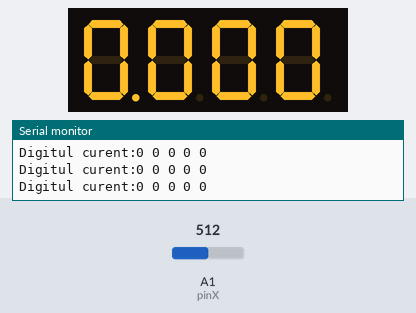
Bench run of a sketch on a simulated Arduino Uno, built with avr-gcc and run on an emulated ATmega328P. On the bench: 4-digit seven-segment display, the last lines printed to the serial monitor. Wiring (inferred from the names in the program): 4-digit 7-segment display, segments lit when HIGH: segments pin 12, pin 8, pin 5, pin 3, pin 2, pin 11, pin 6, pin 4; digit selects pin 7, pin 9, pin 10, pin 13. The inputs (shaded band) are chosen by the test bench; at power-on: A1 (pinX) = 512. The segment pins are drawn as the display they are named for.

Above: at 1.2 s.
1.3 s: A1 (pinX) set to 960
At 1.8 s:
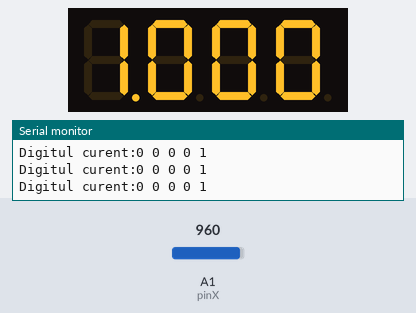
Timing chart, 0 to 4.3 s (numbered marks = the images above; inputs shaded):
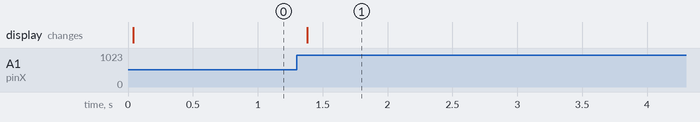

Measured:
- after the input at 1.3 s, the display: changes after 0.08 s (image 1)

The sketch:

MyHomeWork-lab5.ino
```cpp
const int pinA = 12;
const int pinB = 8;
const int pinC = 5;
const int pinD = 3;
const int pinE = 2;
const int pinF = 11;
const int pinG = 6;
const int pinDP = 4;
const int pinD1 = 7;
const int pinD2 = 9;
const int pinD3 = 10;
const int pinD4 = 13;
const int segSize = 8;
const int noOfDisplays = 4;
const int noOfDigits = 10;

const int pinSW = 0;
const int pinX = A1;
const int pinY = A0;
int switchValue;
int xValue = 0;
int yValue = 0;
int i0 = 0, i1 = 0, i2 = 0, i3 = 0, i = 0;
int sw = 1;
int sw1 = 1;
int sw2 = 1;
int currentDigit = 0;
int pressed = 0;


int segments[segSize] = {
pinA, pinB, pinC, pinD, pinE, pinF, pinG, pinDP
};

int digits[noOfDisplays] = {
pinD1, pinD2, pinD3, pinD4
};
byte digitMatrix[noOfDigits][segSize - 1] = {
// a b c d e f g
{1, 1, 1, 1, 1, 1, 0}, // 0
{0, 1, 1, 0, 0, 0, 0}, // 1
{1, 1, 0, 1, 1, 0, 1}, // 2
{1, 1, 1, 1, 0, 0, 1}, // 3
{0, 1, 1, 0, 0, 1, 1}, // 4
{1, 0, 1, 1, 0, 1, 1}, // 5
{1, 0, 1, 1, 1, 1, 1}, // 6
{1, 1, 1, 0, 0, 0, 0}, // 7
{1, 1, 1, 1, 1, 1, 1}, // 8
{1, 1, 1, 1, 0, 1, 1} // 9
};

void displayNumber(byte digit, byte decimalPoint) {
  for (int i = 0; i < segSize - 1; i++) {
    digitalWrite(segments[i], digitMatrix[digit][i]);
  }

  digitalWrite(segments[segSize - 1], decimalPoint);
}

void showDigit(int num) {
  for (int i = 0; i < noOfDisplays; i++) {
    digitalWrite(digits[i], HIGH);
  }
  digitalWrite(digits[num], LOW);
}

int joystickDigit(int i){

  xValue = analogRead(pinX);

  if(xValue > 950 && sw1 == 1){
    i++;
    sw1 = 0;
    i = i % 10;
  }

  if(xValue < 50 && sw1 == 1){
    i--;
    sw1 = 0;
    if(i == -1)
      i = 9;
    i = i % 10;
  }

  if(xValue > 500 && xValue < 800)
    sw1 = 1;
  return i;
}

void setup() {
  for (int i = 0; i <= segSize - 1; i++)
  {
    pinMode(segments[i], OUTPUT);
  }
  for (int i = 0; i < noOfDisplays; i++)
  {
    pinMode(digits[i], OUTPUT);
  }
  Serial.begin(9600);
}

void loop() {
  int digit;
  switchValue = !digitalRead(pinSW);

  if (switchValue == 1 && sw == 1){
      if (pressed == 1)
        pressed = 0;
      else
        pressed = 1;
      sw = 0;
  }
  if (switchValue == 0)
    sw = 1;

  if (pressed == 0){
    yValue = analogRead(pinY);
    if(yValue > 950 && sw2 == 1){
      currentDigit++;
      sw2 = 0;
      currentDigit = currentDigit % 4;
    }

    if (yValue < 50 && sw2 == 1){
      currentDigit--;
      sw2 = 0;
      if (currentDigit < 0)
        currentDigit = 4 + currentDigit;
    }

    if(yValue > 500 && yValue < 800)
      sw2 = 1;
  }

  if(pressed == 1){
    if(currentDigit == 0)
      i0 = joystickDigit(i0);
    if(currentDigit == 1)
      i1 = joystickDigit(i1);
    if(currentDigit == 2)
      i2 = joystickDigit(i2);
    if(currentDigit == 3)
      i3 = joystickDigit(i3);
  }

  Serial.print("Digitul curent:");
  Serial.print(currentDigit);
  Serial.print(" ");
  Serial.print(i3);
  Serial.print(" ");
  Serial.print(i2);
  Serial.print(" ");
  Serial.print(i1);
  Serial.print(" ");
  Serial.println(i0);

  digit = 0;
  while (digit != 4) {
    showDigit(digit);
    if (pressed == 0){
      if (digit == 0 && currentDigit == 0 && millis() % 500 > 250)
        displayNumber(i0, HIGH);
      else if (digit == 0)
        displayNumber(i0, LOW);
      if (digit == 1 && currentDigit == 1 && millis() % 500 > 250)
        displayNumber(i1, HIGH);
      else if (digit == 1)
        displayNumber(i1, LOW);
      if (digit == 2 && currentDigit == 2 && millis() % 500 > 250)
        displayNumber(i2, HIGH);
      else if (digit == 2)
        displayNumber(i2, LOW);
      if (digit == 3 && currentDigit == 3 && millis() % 500 > 250)
        displayNumber(i3, HIGH);
      else if (digit == 3)
        displayNumber(i3, LOW);
    }
    else{
      if (digit == 0 && currentDigit == 0)
        displayNumber(i0, HIGH);
      else if (digit == 0)
        displayNumber(i0, LOW);
      if (digit == 1 && currentDigit == 1)
        displayNumber(i1, HIGH);
      else if (digit == 1)
        displayNumber(i1, LOW);
      if (digit == 2 && currentDigit == 2)
        displayNumber(i2, HIGH);
      else if (digit == 2)
        displayNumber(i2, LOW);
      if (digit == 3 && currentDigit == 3)
        displayNumber(i3, HIGH);
      else if (digit == 3)
        displayNumber(i3, LOW);
    }
    delay(4);
    digit++;
  }
}
```
